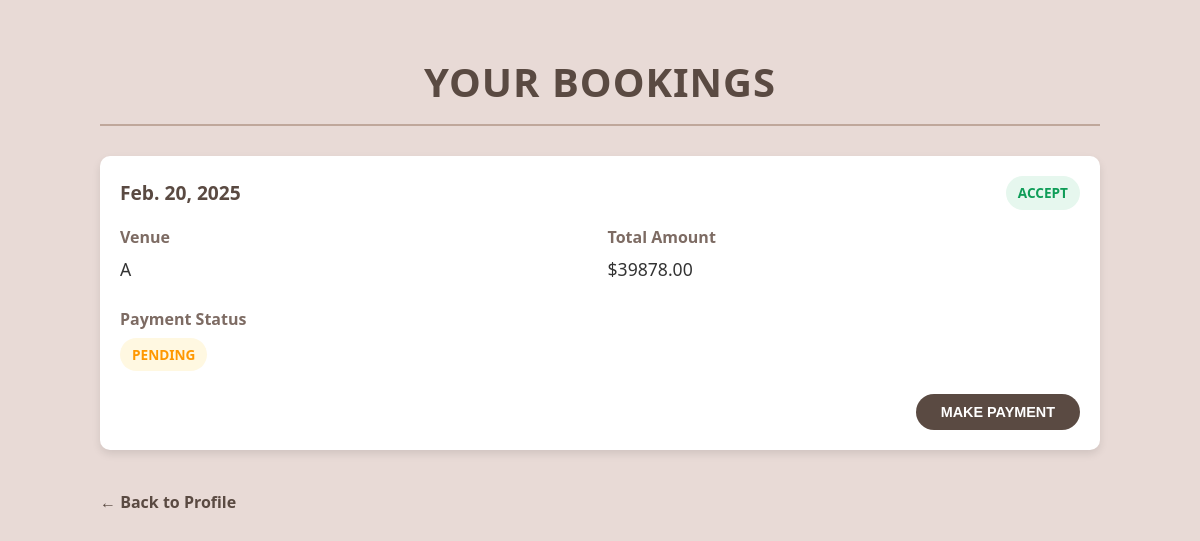
The page /view_bookings (signed in) on the database its author committed.
### app/models.py (models this page shows)
class Bookings(models.Model):
    event_date=models.DateField(null=True)
    event_status=models.CharField(max_length=100,default='Pending')
    user_id=models.ForeignKey(User,on_delete=models.CASCADE)
    hall_id=models.ForeignKey(Halls,on_delete=models.CASCADE)
    booking_date=models.DateField(auto_now_add=True)
    payment_status=models.CharField(max_length=100,default='Pending')
    photography=models.CharField(max_length=100,null=True,blank=True)
    no_of_persons=models.IntegerField(null=True,blank=True)
    food_value=models.BooleanField(null=True,blank=True)
    food=models.ForeignKey(Food,on_delete=models.CASCADE)
    decoration_value=models.BooleanField(null=True,blank=True)
    decoration=models.ForeignKey(Decoration,on_delete=models.CASCADE)
    photography_cost=models.DecimalField(max_digits=10,decimal_places=2)
    total_payment=models.DecimalField(max_digits=10,decimal_places=2)

class Halls(models.Model):
    name=models.CharField(max_length=100)
    location=models.CharField(max_length=200)
    capacity=models.IntegerField()
    price_per_day=models.DecimalField(max_digits=10,decimal_places=2)
    photo_url=models.ImageField(upload_to='images/')
    description=models.TextField(blank=True,null=True)

### app/views.py (the view)
# urls.py: path('view_bookings',views.view_bookings,name='view_bookings'),
@login_required(login_url='login')
def view_bookings(request):
    user=User.objects.get(id=request.user.id)
    bookings = Bookings.objects.filter(user_id=user)            # Fetch bookings for the logged-in user
    return render(request,'view_bookings.html',{'bookings':bookings})

### templates/view_bookings.html (shortened to what this page needs)
<!DOCTYPE html>
<html lang="en">
<head>
</head>
<body>
    <div class="container">
        <h1>Your Bookings</h1>
        {% if bookings %}
            <ul class="booking-list">
                {% for booking in bookings %}
                    <li class="booking-card">
                        <div class="booking-header">
                            <div class="booking-date">{{ booking.event_date }}</div>
                            <div>
                                <span class="status-badge {% if booking.event_status == 'Accept' %}status-accept{% elif booking.event_status == 'Pending' %}status-pending{% else %}status-rejected{% endif %}">
                                    {{ booking.event_status }}
                                </span>
                            </div>
                        </div>
                        <div class="booking-details">
                            <div class="detail-item">
                                <span class="detail-label">Venue</span>
                                <span class="detail-value">{{ booking.hall_id.name }}</span>
                            </div>
                            <div class="detail-item">
                                <span class="detail-label">Total Amount</span>
                                <span class="detail-value">${{ booking.total_payment }}</span>
                            </div>
                            <div class="detail-item">
                                <span class="detail-label">Payment Status</span>
                                <span class="detail-value">
                                    <span class="status-badge {% if booking.payment_status == 'Completed' %}status-completed{% else %}status-pending{% endif %}">
                                        {{ booking.payment_status }}
                                    </span>
                                </span>
                            </div>
                        </div>
                        <div class="payment-status">
                            <form action="{% url 'stripe_payments' id=booking.id %}">
                                {% if booking.event_status == 'Accept' and booking.payment_status == 'pending' %}
                                    <button type="submit" class="btn btn-primary">Make Payment</button>
                                {% elif booking.payment_status == 'Completed' %}
                                    <p class="payment-complete">✓ Payment Completed</p>
                                {% endif %}
                            </form>
                        </div>
                    </li>
                {% endfor %}
            </ul>
        {% else %}
            <div class="empty-state">
                <p>You don't have any bookings yet.</p>
            </div>
        {% endif %}
        <a href="{% url 'profile' %}" class="back-link">← Back to Profile</a>
    </div>
</body>
</html>

### templates/view_bookings.html (style rules this page uses)
body { font-family: 'Segoe UI', Tahoma, Geneva, Verdana, sans-serif; background-color: #e8dad6; color: #333; line-height: 1.6; margin: 0; padding: 0; }
.container { max-width: 1000px; margin: 0 auto; padding: 20px; }
h1 { color: #5a4a42; text-align: center; margin: 30px 0; font-size: 2.5rem; text-transform: uppercase; letter-spacing: 1px; border-bottom: 2px solid #bfa79b; padding-bottom: 10px; }
.booking-list { list-style-type: none; padding: 0; }
.booking-card { background-color: white; border-radius: 10px; box-shadow: 0 4px 8px rgba(0, 0, 0, 0.1); margin-bottom: 20px; padding: 20px; transition: transform 0.3s ease; }
.booking-header { display: flex; justify-content: space-between; align-items: center; margin-bottom: 15px; }
.booking-date { font-size: 1.2rem; font-weight: bold; color: #5a4a42; }
.booking-details { display: grid; grid-template-columns: repeat(2, 1fr); gap: 15px; }
.detail-item { margin-bottom: 8px; }
.detail-label { font-weight: bold; color: #7d6b63; display: block; margin-bottom: 5px; }
.detail-value { font-size: 1.1rem; }
.status-badge { padding: 6px 12px; border-radius: 50px; font-size: 0.85rem; font-weight: bold; text-transform: uppercase; display: inline-block; }
.status-accept { background-color: #e6f7ee; color: #0f9d58; }
.status-pending { background-color: #fff8e1; color: #ff9800; }
.btn { padding: 10px 25px; border: none; border-radius: 50px; cursor: pointer; font-weight: bold; text-transform: uppercase; font-size: 0.9rem; transition: all 0.3s ease; }
.btn-primary { background-color: #5a4a42; color: white; }
.back-link { display: inline-block; margin-top: 20px; color: #5a4a42; text-decoration: none; font-weight: bold; transition: color 0.3s ease; }
.payment-status { margin-top: 15px; text-align: right; }

### rows shown on the page
Bookings: event_date "Feb. 20, 2025", event_status "ACCEPT", hall_id.name "A", total_payment "39878.00", payment_status "PENDING", shows "MAKE PAYMENT"
